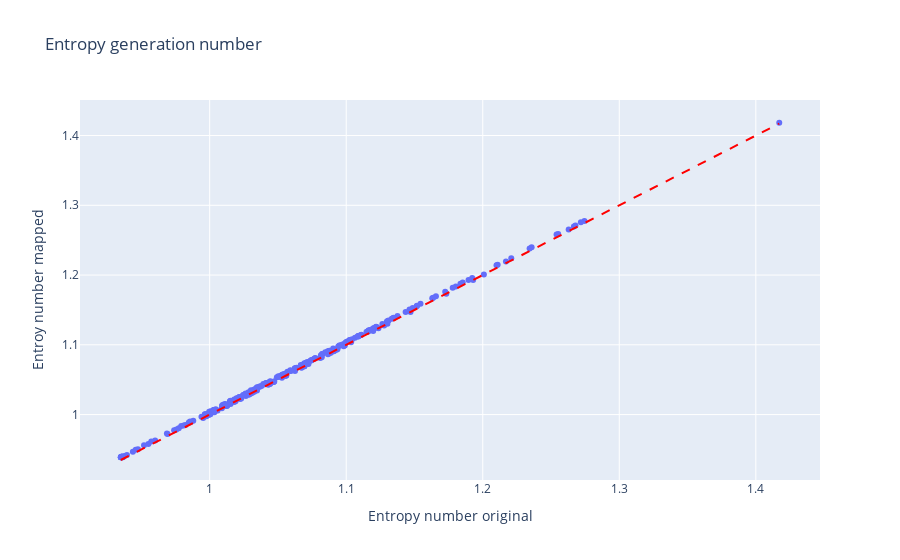

Write notebook code for a chart like this one.
### Code cell
import plotly.express as px
import pandas as pd


df = pd.DataFrame({
    "x": original_dic["original"]["entropy_num"],
    "y": mapped_dic['s100_100_100_b0_4000_0_5000_-4000_0']["entropy_num"]
})


fig = px.scatter(df, x="x", y="y", title="Scatter Plot with 1:1 Line")

# Add 1:1 line
fig.add_shape(
    type="line",
    x0=min(df["x"]), y0=min(df["x"]),
    x1=max(df["x"]), y1=max(df["x"]),
    line=dict(color="red", dash="dash"),
    name="1:1 Line"
)

# Customize layout
fig.update_layout(
    title='Entropy generation number',
    xaxis_title='Entropy number original',
    yaxis_title='Entroy number mapped',
)


fig.write_image(mapped_root / "Training_Diff_Scatter_EntropyGeneration.png")

fig.show()

### Figure 1 — Plotly figure (JSON) as saved in the notebook; plotly's stock layout.template omitted (floating-point values rounded to 4 significant figures; data arrays with more than 128 entries replaced by an {"elided": "..."} marker saying what was removed)
{"data": [{"hovertemplate": "x=%{x}<br>y=%{y}<extra></extra>", "legendgroup": "", "marker": {"color": "#636efa", "symbol": "circle"}, "mode": "markers", "name": "", "orientation": "v", "showlegend": false, "type": "scatter", "x": {"elided": "280 float values"}, "xaxis": "x", "y": {"elided": "280 float values"}, "yaxis": "y"}], "layout": {"legend": {"tracegroupgap": 0}, "shapes": [{"line": {"color": "red", "dash": "dash"}, "name": "1:1 Line", "type": "line", "x0": 0.9349, "x1": 1.417, "y0": 0.9349, "y1": 1.417}], "title": {"text": "Entropy generation number"}, "xaxis": {"anchor": "y", "domain": [0, 1], "title": {"text": "Entropy number original"}}, "yaxis": {"anchor": "x", "domain": [0, 1], "title": {"text": "Entroy number mapped"}}}}
